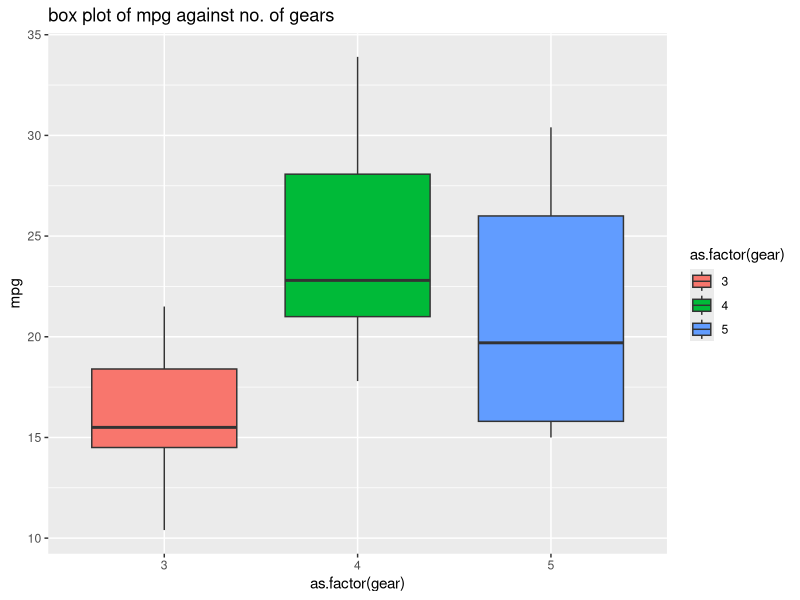

The R script that drew this image: (Note: this script raises an error after producing the figure.)
## ---- chunk 1
##The sum function is used to generate the sum of vectors
sum(5:55)
## ---- chunk 2
###Task 3.2
##sumfun is the function used for computing summary statistics using library(doBy)
##calculating the sum of all the integers between 5 and n
sumfun <- function(n) {sum(5:n)}
##arguments for n = 10,20 and 100
sumfun(10)
sumfun(20)
sumfun(100)
## ---- chunk 3
## The first two terms are 1 and 1. All other terms are obtained by adding the preceding two terms
## generating the first 12 entries of this series
Fibonacci <- function(n) 
Fibonacci <- numeric(n) 
Fibonacci <- numeric(12) 
Fibonacci[1] <- 1 
Fibonacci[2] <- 1 
for(i in 3:12) Fibonacci[i] <- Fibonacci[i-2] + Fibonacci[i-1] 
##printing the output
print(Fibonacci)
## ---- chunk 4
###Task 3.4
#input the dataset mtcars, columns "mpg" and "gear"
input <- mtcars[,c('mpg','gear')]
#view the columns
print(head(input))
#load the library ggplot2
library(ggplot2)
#command to create 'a' as a variable, load the data set 'mtcars', plotting the mpg (miles per gallon) as a function of gear; on x axis=gear and y axis = mpg, as a aesthetic fill-color the boxes representing the number of gears.
#execute the following command
a <- ggplot(data = mtcars, aes(as.factor(gear),y = mpg))+geom_boxplot(aes(fill=as.factor(gear)))
#giving the plot a title
a+ggtitle("box plot of mpg against no. of gears")
## ---- chunk 5
###Task 3.5
#Assign variables a and b to distance and speed respectively from the data set cars
a <- cars$dist
b <- cars$speed
#Assign variable c to the lm function to generate the linear model between distance and speed
c <- lm(formula = "a ~ b", data = cars)
#see the statistics of the linear model
summary(c)
## ---- chunk 6
###Task 3.6
#give the input as the data set "cars' and extract columns 'speed' and 'distance'. Execute the following command
input <- cars[,c('speed','dist')]
#load the ggplot2 library
library(ggplot2)
#Assign the variable c to generate the plot: Giving 'cars' as the data set, in the aesthetics x axis is speed and y axis is distance. Using the linear model function to generate the best fit and the confidence intervals
c <- ggplot(data = cars, aes(x= speed, y=dist)) + geom_point() + geom_smooth(method = "lm",formula = "y ~ x")
#Title for the plot
c+ggtitle("linear regression plot speed vs data")

## ---- chunk 7
##task 3.7
##Variable for braking distance (distance_in_miles); ## 
## converting the distance to miles by multiplying by ##0.000189
distance_in_miles <- cars$dist*0.000189
## the braking distance is proportional to the square of the speed; assigning 
##variable 'speed_in_m'## speed in miles per hour
speed_in_m <- cars$speed^2
## linear regression between distance and speed
lm <- lm(formula = "distance_in_miles ~ speed_in_m", data = cars,)
summary(lm)
lm$coefficients
## calculating the reaction time in seconds therefore multiplying by 3600 (3600 secs in ## one hour)
reaction_time <- 2.437508e-05*3600
reaction_time
## loading the library ggplot2 for plotting the linear ##fit
library(ggplot2)
## for plotting x axis is the speed in miles per hr and y ##axis is distance in miles, 
## and the linear regression between the distance and speed and assigning the axes names
c <- ggplot(data = cars, aes(x = speed_in_m, y = distance_in_miles)) + geom_point() + geom_smooth(method = "lm",formula = "y ~ x", color="orange")+labs(x="speed in miles per hour", y = "distance in miles")
## assigning the plot title
plot <- c+ggtitle("Linear regression between braking distance and speed")
plot
